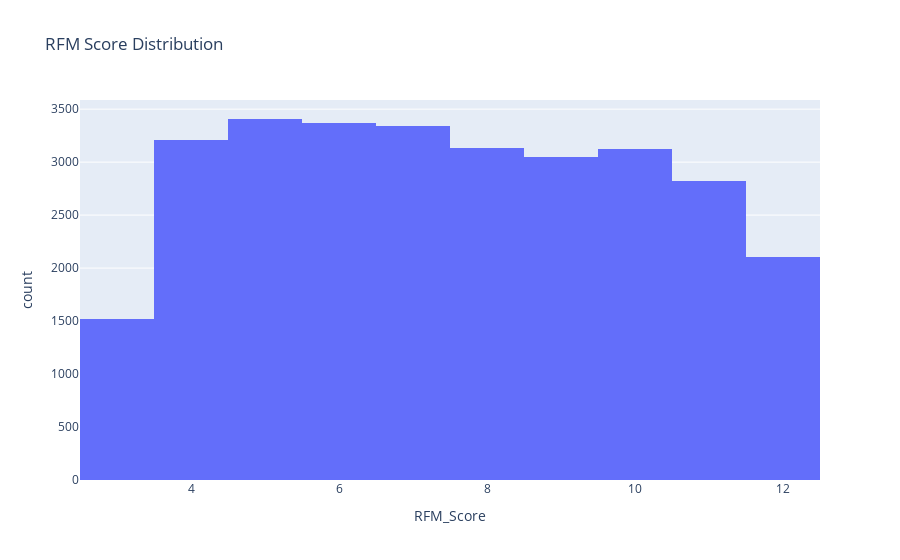

Notebook cell for this chart:
### Code cell
fig8 = px.histogram(rfm, x='RFM_Score', nbins=12, title='RFM Score Distribution')
fig8.show()

### Figure 1 — Plotly figure (JSON) as saved in the notebook; plotly's stock layout.template omitted (floating-point values rounded to 4 significant figures; data arrays with more than 128 entries replaced by an {"elided": "..."} marker saying what was removed)
{"data": [{"bingroup": "x", "hovertemplate": "RFM_Score=%{x}<br>count=%{y}<extra></extra>", "legendgroup": "", "marker": {"color": "#636efa", "pattern": {"shape": ""}}, "name": "", "nbinsx": 12, "orientation": "v", "showlegend": false, "type": "histogram", "x": {"elided": "29071 int values"}, "xaxis": "x", "yaxis": "y"}], "layout": {"autosize": true, "barmode": "relative", "legend": {"tracegroupgap": 0}, "title": {"text": "RFM Score Distribution"}, "xaxis": {"anchor": "y", "autorange": true, "domain": [0, 1], "range": [2.5, 12.5], "title": {"text": "RFM_Score"}, "type": "linear"}, "yaxis": {"anchor": "x", "autorange": true, "domain": [0, 1], "range": [0, 3586.0], "title": {"text": "count"}}}}
